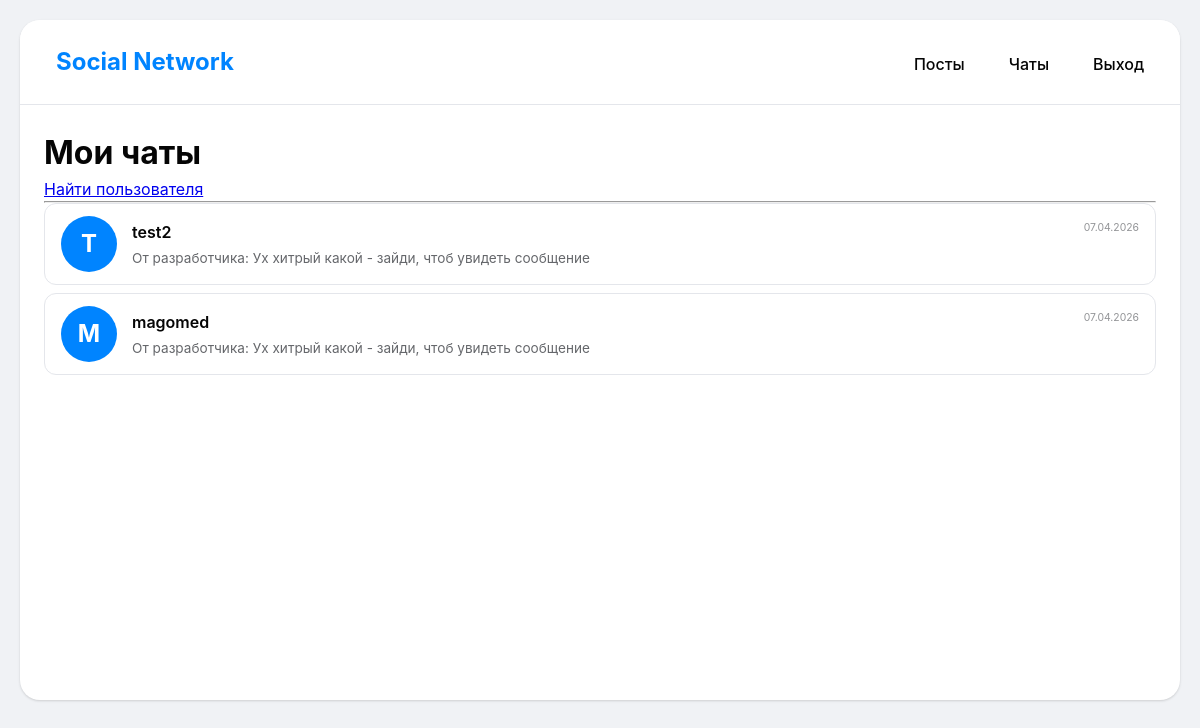
/chats (signed in), run on an earlier commit of the app's database.
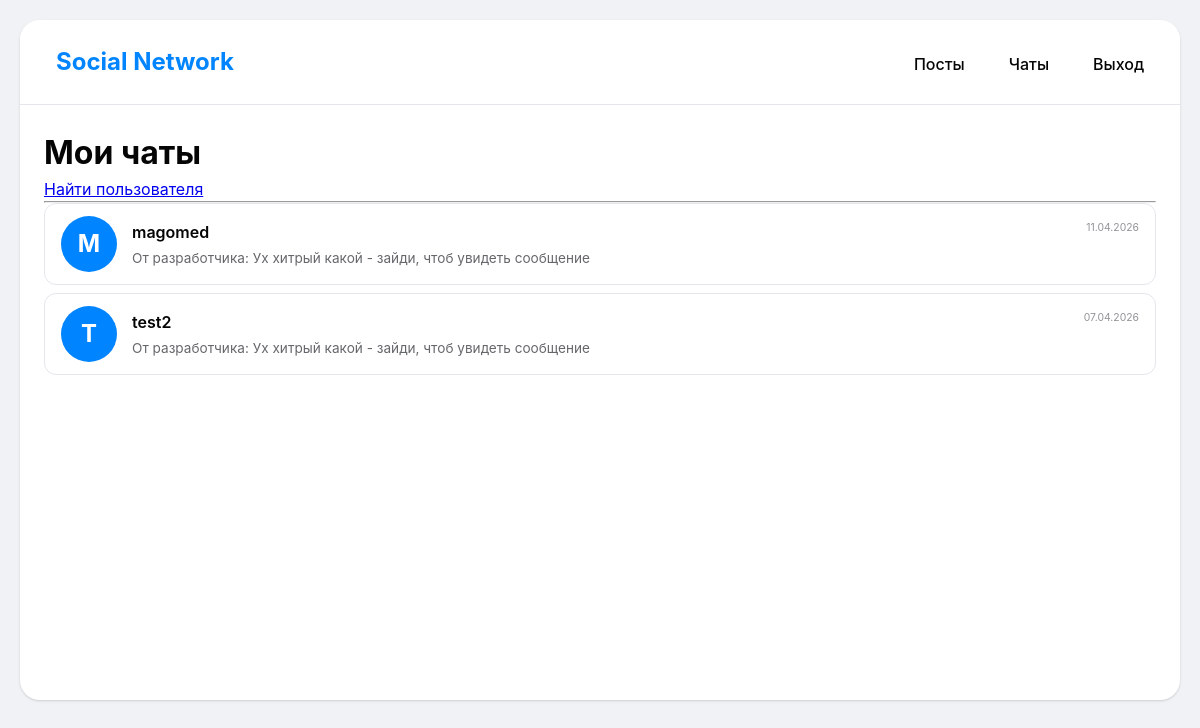
And on a later commit of the database.
### app/models.py (models this page shows, shortened)
class User(UserMixin, db.Model):
  id: so.Mapped[int] = so.mapped_column(primary_key=True)
  username: so.Mapped[str] = so.mapped_column(sa.String(64), index=True, unique=True)
  email: so.Mapped[str] = so.mapped_column(sa.String(120), index=True, unique=True)
  password_hash: so.Mapped[Optional[str]] = so.mapped_column(sa.String(256))
  public_key: so.Mapped[Optional[str]] = so.mapped_column(sa.Text, nullable=True)
  about_me: so.Mapped[Optional[str]] = so.mapped_column(sa.String(200), nullable=True)
  email_confirmed = db.Column(db.Boolean, default=False)   #подтверждён ли email (по умолчанию НЕТ)
  confirmation_code = db.Column(db.String(6), nullable=True)  #6-значный код
  code_expires = db.Column(db.DateTime, nullable=True)        #когда код истекает
  posts: so.WriteOnlyMapped['Post'] = so.relationship(back_populates='author')
  likes: so.WriteOnlyMapped['Like'] = so.relationship(back_populates='user')
  dialogs_as_user1: so.Mapped[list['Dialog']] = so.relationship(
        foreign_keys='Dialog.user1_id',
        back_populates='user1'
  )
  dialogs_as_user2: so.Mapped[list['Dialog']] = so.relationship(
      foreign_keys='Dialog.user2_id',
      back_populates='user2'
  )
  sent_messages: so.Mapped[list['Message']] = so.relationship(
      foreign_keys='Message.sender_id',
      back_populates='sender'
  )

class Message(db.Model):
  id: so.Mapped[int] = so.mapped_column(primary_key=True)
  content: so.Mapped[str] = so.mapped_column(sa.Text, nullable=False)
  timestamp: so.Mapped[datetime] = so.mapped_column(index=True, default=datetime.utcnow)
  dialog_id: so.Mapped[int] = so.mapped_column(
    sa.ForeignKey('dialog.id'),
    nullable=False
  )
  sender_id: so.Mapped[int] = so.mapped_column(
    sa.ForeignKey('user.id'),
    nullable=False
  )
  is_read: so.Mapped[bool] = so.mapped_column(default=False)
  sender: so.Mapped[User] = so.relationship(
    foreign_keys=[sender_id],
    back_populates='sent_messages'
  )
  dialog: so.Mapped[Dialog] = so.relationship(
      back_populates='messages'
  )

### app/routes.py (the view)
@app.route('/chats')
@login_required
def chats():
  dialogs_as_user1 = Dialog.query.filter_by(user1_id=current_user.id).all()
  dialogs_as_user2 = Dialog.query.filter_by(user2_id=current_user.id).all()
  all_dialogs = dialogs_as_user1 + dialogs_as_user2
  dialog_data = []
  for dialog in all_dialogs:
    if dialog.user1_id == current_user.id:
      other_user = dialog.user2
    else:
      other_user = dialog.user1
    last_message = Message.query.filter_by(dialog_id=dialog.id).order_by(Message.timestamp.desc()).first()
    dialog_data.append({'dialog': dialog,'other_user': other_user,'last_message': last_message})
  dialog_data.sort(key=lambda x: x['last_message'].timestamp if x['last_message'] else datetime.min, reverse=True)
  return render_template('chats.html', dialog_data=dialog_data)

### app/models.py (called while the page is built)
@login.user_loader
def load_user(id):
  return db.session.get(User, int(id))

### app/templates/chats.html (shortened to what this page needs)
{% extends "base.html" %} {% block content %}
<h1>Мои чаты</h1>
<a href="{{ url_for('search_users') }}">Найти пользователя</a>
<hr>
<div class="chat-list">
    {% if dialog_data %} {% for item in dialog_data %}
    <div class="chat-item" data-other-user-id="{{ item.other_user.id }}">
        <a href="{{ url_for('chat', user_id=item.other_user.id) }}">
            <div class="avatar">
                {{ item.other_user.username[0]|upper }}
            </div>
            <div class="chat-info">
                <div class="chat-name">
                    {{ item.other_user.username }} {% if item.last_message %}
                    <span class="message-time">{{ item.last_message.timestamp.strftime('%d.%m.%Y') }}</span> {% endif %}
                </div>
                <div class="last-message">
                    {% if item.last_message %}
                    <span class="last-message-text">От разработчика: Ух хитрый какой - зайди, чтоб увидеть сообщение </span> {% else %}
                    <span>Нет сообщений</span> {% endif %}
                </div>
            </div>
        </a>
    </div>
    {% endfor %} {% else %}
    <p>У вас пока нет диалогов</p>
    {% endif %}
</div>
{% endblock %}

What changed in the data, as far as the page shows it:
no longer on this page (row unchanged): Message: last_message.timestamp "07.04.2026"
added Message: last_message.timestamp "11.04.2026"
Also different on the page:
new list line: "M magomed"
new list line: "От разработчика: Ух хитрый какой - зайди, чтоб увидеть сообщение"
list line gone: "M magomed"
list line gone: "От разработчика: Ух хитрый какой - зайди, чтоб увидеть сообщение"
